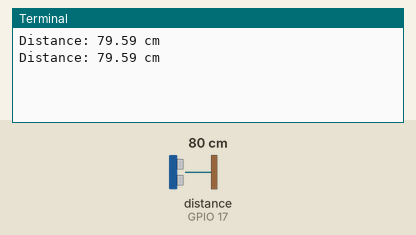
Recording of a program running on a simulated Raspberry Pi (BCM pin numbers). Parts: the last lines printed to the terminal. Inputs (shaded band) come from the test bench; at power-on: distance to the obstacle (sensor on GPIO 17) 80 cm. The echo pulse lasts 58.3 µs per cm; web requests get an empty 200 reply after 0.4 s; the clock reads 2024-03-15 10:24:30 at power-on unless the program sets it.

Above: at 5.0 s.
5.1 s: distance to the obstacle (sensor on GPIO 17) set to 2 cm
At 7.0 s:
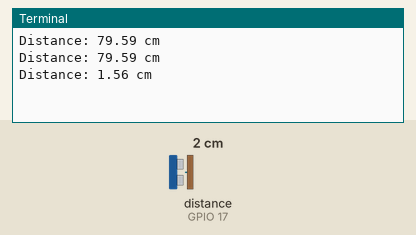
8.1 s: distance to the obstacle (sensor on GPIO 17) set to 35 cm
At 9.6 s:
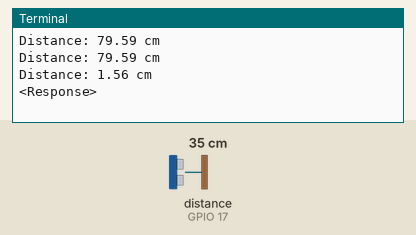
Timing chart, 0 to 11.1 s (numbered marks = the images above; inputs shaded):
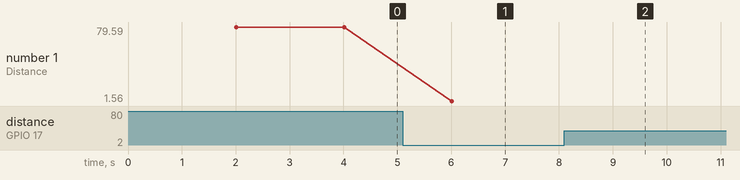

Measured:
- after the input at 5.1 s, the terminal: prints a new line after 0.91 s (image 1)
- after the input at 8.1 s, the terminal: prints a new line after 1.1 s (image 2)
- plotted number 1: 79.59 → 1.56 after the input at 5.1 s, 1.56 → 34.57 after the input at 8.1 s

The program:

ultra.py
```python
import RPi.GPIO as GPIO
import requests#Import GPIO library
import time
GPIO.setmode(GPIO.BCM)                     #Set GPIO pin numbering


TRIG1 = 4                                 #Associate pin 23 to TRIG
ECHO1 = 17                                  #Associate pin 24 to ECHO


GPIO.setup(TRIG1,GPIO.OUT)                  #Set pin as GPIO out
GPIO.setup(ECHO1,GPIO.IN)                   #Set pin as GPIO in

def slot1():
    GPIO.setmode(GPIO.BCM)
    TRIG1 = 4                                 #Associate pin 23 to TRIG
    ECHO1 = 17                                  #Associate pin 24 to ECHO
    GPIO.setup(TRIG1,GPIO.OUT)                  #Set pin as GPIO out
    GPIO.setup(ECHO1,GPIO.IN)                   #Set pin as GPIO in

    status=0
    #print ("Distance measurement in progress")

    GPIO.output(TRIG1, False)                 #Set TRIG as LOW
    #print ("Waitng For Sensor To Settle")
    time.sleep(2)                            #Delay of 2 seconds

    GPIO.output(TRIG1, True)                  #Set TRIG as HIGH
    time.sleep(0.00001)                      #Delay of 0.00001 seconds
    GPIO.output(TRIG1, False)                 #Set TRIG as LOW

    while GPIO.input(ECHO1)==0:               #Check whether the ECHO is LOW
        pulse_start = time.time()              #Saves the last known time of LOW pulse

    while GPIO.input(ECHO1)==1:               #Check whether the ECHO is HIGH
        pulse_end = time.time()                #Saves the last known time of HIGH pulse

    pulse_duration = pulse_end - pulse_start #Get pulse duration to a variable

    distance = pulse_duration * 17150        #Multiply pulse duration by 17150 to get distance
    distance = round(distance, 2)            #Round to two decimal points

      #Check whether the distance is within range
    print ("Distance:",distance - 0.5,"cm")  #Print distance with 0.5 cm calibrat                #display out of range

    if distance < 20:
        GPIO.cleanup()
        n={'slot1':'1'}
        r=requests.post('http://192.168.137.227:80/carparking/checking_slot.php',data=n)

        slot11()

    else:
        #return status
        slot1()


def slot11():
    GPIO.setmode(GPIO.BCM)
    TRIG1 = 4                                 #Associate pin 23 to TRIG
    ECHO1 = 17                                  #Associate pin 24 to ECHO
    GPIO.setup(TRIG1,GPIO.OUT)                  #Set pin as GPIO out
    GPIO.setup(ECHO1,GPIO.IN)                   #Set pin as GPIO in

    status=1
    #print ("Distance measurement in progress")
    GPIO.output(TRIG1, False)                 #Set TRIG as LOW
    #print ("Waitng For Sensor To Settle")
    time.sleep(2)                            #Delay of 2 seconds

    GPIO.output(TRIG1, True)                  #Set TRIG as HIGH
    time.sleep(0.00001)                      #Delay of 0.00001 seconds
    GPIO.output(TRIG1, False)                 #Set TRIG as LOW

    while GPIO.input(ECHO1)==0:               #Check whether the ECHO is LOW
        pulse_start = time.time()              #Saves the last known time of LOW pulse

    while GPIO.input(ECHO1)==1:               #Check whether the ECHO is HIGH
        pulse_end = time.time()                #Saves the last known time of HIGH pulse

    pulse_duration = pulse_end - pulse_start #Get pulse duration to a variable

    distance = pulse_duration * 17150        #Multiply pulse duration by 17150 to get distance
    distance = round(distance, 2)            #Round to two decimal points

      #Check whether the distance is within range
    #print ("Distance:",distance - 0.5,"cm")  #Print distance with 0.5 cm calibrat                #display out of range

    if distance > 20:
        GPIO.cleanup()
        n={'empty1':'slot1'}
        r=requests.post('http://192.168.137.227:80/carparking/slot.php',data=n)
        n={'slot11':'0'}
        r=requests.post('http://192.168.137.227:80/carparking/checking_slot.php',data=n)
        print(r)
        slot1()

    else:
        slot11()


slot1()

GPIO.cleanup()
```
